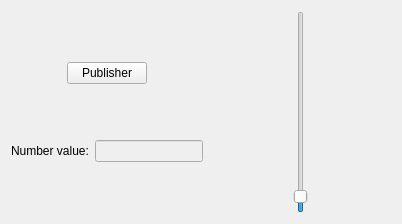
<?xml version="1.0" encoding="UTF-8"?>
<ui version="4.0">
 <class>MyPluginWidget</class>
 <widget class="QWidget" name="MyPluginWidget">
  <property name="geometry">
   <rect>
    <x>0</x>
    <y>0</y>
    <width>402</width>
    <height>224</height>
   </rect>
  </property>
  <property name="sizePolicy">
   <sizepolicy hsizetype="Preferred" vsizetype="Preferred">
    <horstretch>0</horstretch>
    <verstretch>0</verstretch>
   </sizepolicy>
  </property>
  <property name="windowTitle">
   <string>Form</string>
  </property>
  <layout class="QHBoxLayout" name="horizontalLayout_4">
   <item>
    <layout class="QHBoxLayout" name="horizontalLayout_3">
     <item>
      <layout class="QVBoxLayout" name="verticalLayout">
       <item>
        <spacer name="verticalSpacer_2">
         <property name="orientation">
          <enum>Qt::Vertical</enum>
         </property>
         <property name="sizeHint" stdset="0">
          <size>
           <width>20</width>
           <height>40</height>
          </size>
         </property>
        </spacer>
       </item>
       <item>
        <layout class="QHBoxLayout" name="horizontalLayout_2">
         <item>
          <spacer name="horizontalSpacer">
           <property name="orientation">
            <enum>Qt::Horizontal</enum>
           </property>
           <property name="sizeHint" stdset="0">
            <size>
             <width>40</width>
             <height>20</height>
            </size>
           </property>
          </spacer>
         </item>
         <item>
          <widget class="QPushButton" name="pushButton">
           <property name="text">
            <string>Publisher</string>
           </property>
          </widget>
         </item>
         <item>
          <spacer name="horizontalSpacer_2">
           <property name="orientation">
            <enum>Qt::Horizontal</enum>
           </property>
           <property name="sizeHint" stdset="0">
            <size>
             <width>40</width>
             <height>20</height>
            </size>
           </property>
          </spacer>
         </item>
        </layout>
       </item>
       <item>
        <spacer name="verticalSpacer">
         <property name="orientation">
          <enum>Qt::Vertical</enum>
         </property>
         <property name="sizeHint" stdset="0">
          <size>
           <width>20</width>
           <height>40</height>
          </size>
         </property>
        </spacer>
       </item>
       <item>
        <layout class="QHBoxLayout" name="horizontalLayout">
         <item>
          <widget class="QLabel" name="label">
           <property name="text">
            <string>Number value:</string>
           </property>
          </widget>
         </item>
         <item>
          <widget class="QLineEdit" name="lineEdit">
           <property name="enabled">
            <bool>false</bool>
           </property>
          </widget>
         </item>
        </layout>
       </item>
       <item>
        <spacer name="verticalSpacer_3">
         <property name="orientation">
          <enum>Qt::Vertical</enum>
         </property>
         <property name="sizeHint" stdset="0">
          <size>
           <width>20</width>
           <height>40</height>
          </size>
         </property>
        </spacer>
       </item>
      </layout>
     </item>
     <item>
      <spacer name="horizontalSpacer_3">
       <property name="orientation">
        <enum>Qt::Horizontal</enum>
       </property>
       <property name="sizeHint" stdset="0">
        <size>
         <width>40</width>
         <height>20</height>
        </size>
       </property>
      </spacer>
     </item>
     <item>
      <widget class="QSlider" name="verticalSlider">
       <property name="value">
        <number>5</number>
       </property>
       <property name="orientation">
        <enum>Qt::Vertical</enum>
       </property>
      </widget>
     </item>
     <item>
      <spacer name="horizontalSpacer_4">
       <property name="orientation">
        <enum>Qt::Horizontal</enum>
       </property>
       <property name="sizeHint" stdset="0">
        <size>
         <width>40</width>
         <height>20</height>
        </size>
       </property>
      </spacer>
     </item>
    </layout>
   </item>
  </layout>
 </widget>
 <resources/>
 <connections/>
</ui>
